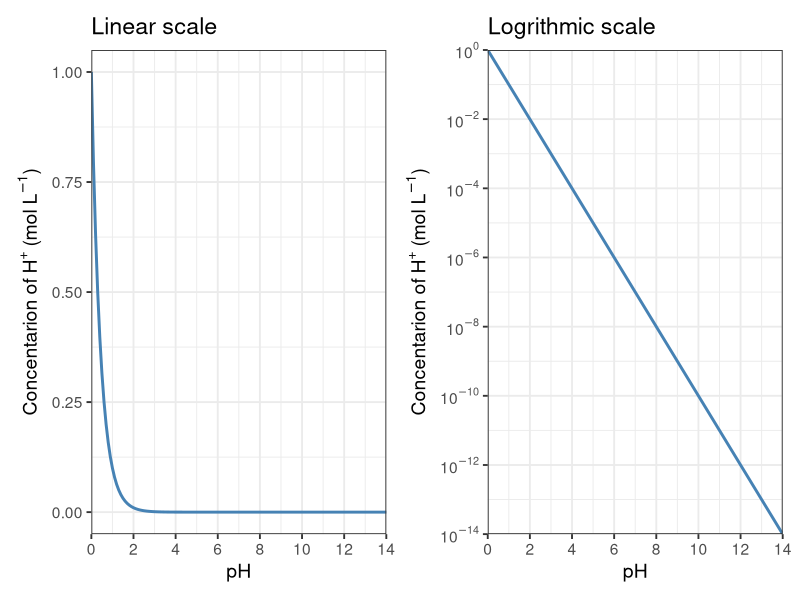

Here is the R script that generated this plot:
## ---- chunk 1

library(ggplot2)
library(patchwork)
ph_data <- data.frame(
  pH = seq(0, 14, by = 0.1)
)

ph_data$H_conc <- 10^(-ph_data$pH)

# Plot
p1 <- ggplot(ph_data, aes(x = pH, y = H_conc)) +
  geom_line(color = "steelblue", linewidth = 1) +
  scale_y_log10(
    breaks = c(1e-14, 1e-12, 1e-10, 1e-8, 1e-6, 1e-4, 1e-2, 1),
    labels = c(expression(10^-14), expression(10^-12), expression(10^-10), expression(10^-8), 
             expression(10^-6), 
             expression(10^-4), 
             expression(10^-2), 
             expression(10^0)), expand = c(0,0)
  ) +
  scale_x_continuous(breaks = seq(0, 14, by = 2), expand = c(0,0)) +
  labs(
    title = "Logrithmic scale",
    x = "pH",
    y = expression("Concentarion of H"^"+"*" (mol L"^-1*")")
  ) +
  theme_bw(base_size = 14)

p2<- ggplot(ph_data, aes(x = pH, y = H_conc)) +
  geom_line(color = "steelblue", linewidth = 1) +
  scale_x_continuous(breaks = seq(0, 14, by = 2), expand = c(0,0)) +
  labs(
    title = "Linear scale",
    x = "pH",
    y = expression("Concentarion of H"^"+"*" (mol L"^-1*")")
  ) +
  theme_bw(base_size = 14)

p2 +p1
